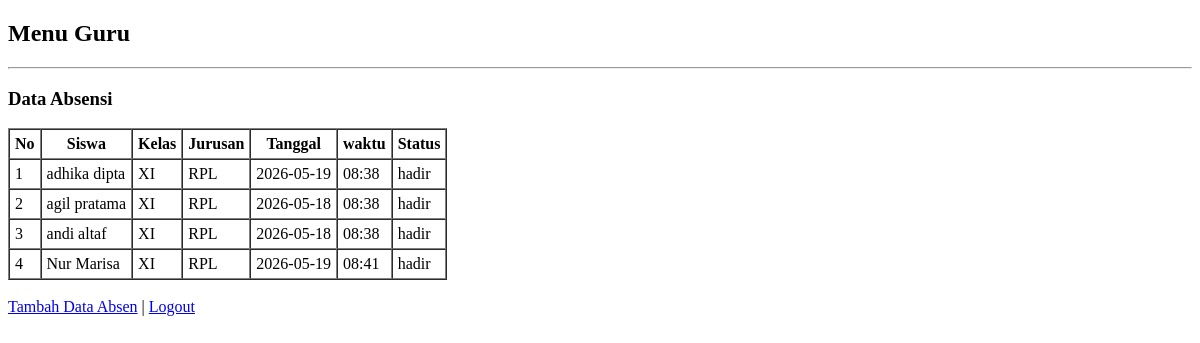
Page /guru/index.php on the earlier database version.
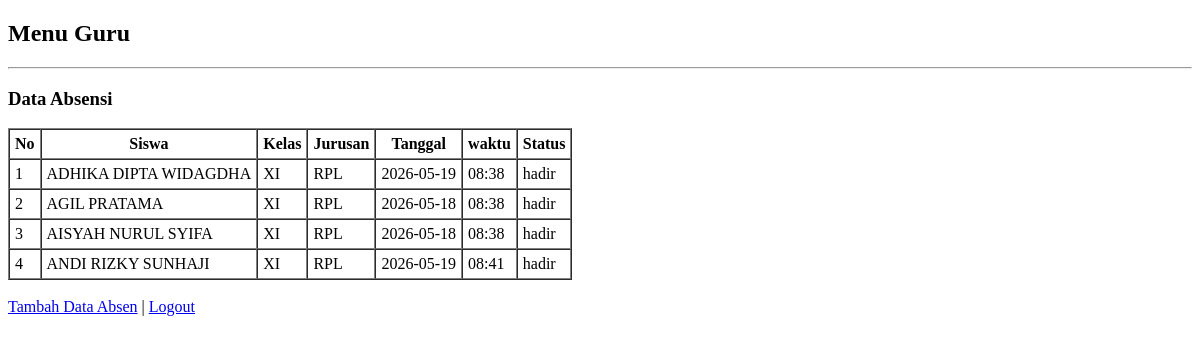
Same page on the later database version.
### tables this page shows
CREATE TABLE IF NOT EXISTS `absen` (
  `id_absen` int(11) NOT NULL,
  `id_siswa` int(11) NOT NULL,
  `id_jrs` int(11) NOT NULL,
  `id_kelas` int(11) NOT NULL,
  `tgl_absen` date NOT NULL,
  `waktu_absen` varchar(12) NOT NULL,
  `kehadiran` enum('hadir','sakit','izin','alpa') NOT NULL
);

CREATE TABLE IF NOT EXISTS `siswa` (
  `id_siswa` int(11) NOT NULL,
  `nm_siswa` varchar(25) NOT NULL,
  `nis_siswa` varchar(20) NOT NULL,
  `jk_siswa` enum('laki-laki','perempuan') NOT NULL,
  `tgl_lahir` date NOT NULL,
  `alamat_siswa` text NOT NULL,
  `no_telp_siswa` varchar(12) NOT NULL,
  `id_user` int(11) NOT NULL
);

CREATE TABLE IF NOT EXISTS `kelas` (
  `id_kelas` int(11) NOT NULL,
  `nama_kelas` varchar(10) NOT NULL,
  `id_user` int(11) NOT NULL
);

CREATE TABLE IF NOT EXISTS `jurusan` (
  `id_jrs` int(11) NOT NULL,
  `nm_jrs` varchar(10) NOT NULL,
  `id_user` int(11) NOT NULL
);

### guru/index.php (the view)
<?php
include "../koneksi.php";
$query = mysqli_query($conn, "SELECT a.id_absen, a.waktu_absen, s.nm_siswa, j.nm_jrs, k.nama_kelas, a.tgl_absen, a.kehadiran
    FROM absen a
    JOIN siswa s ON a.id_siswa = s.id_siswa
    JOIN jurusan j ON a.id_jrs = j.id_jrs
    JOIN kelas k ON a.id_kelas = k.id_kelas");
?>
<!DOCTYPE html>
<html>
<head><title>Dashboard Guru</title></head>
<body>
    <h2>Menu Guru</h2>
    <hr>
    <h3>Data Absensi</h3>
    <table border="1" cellspacing="0" cellpadding="5">
        <tr>
            <th>No</th>
            <th>Siswa</th>
            <th>Kelas</th>
            <th>Jurusan</th>
            <th>Tanggal</th>
            <th>waktu</th>
            <th>Status</th>
        </tr>
        <?php $no = 1;
        while($row = mysqli_fetch_assoc($query)): ?>
        <tr>
            <td><?= $no++ ?></td>
            <td><?= $row['nm_siswa']; ?></td>
            <td><?= $row['nama_kelas']; ?></td>
            <td><?= $row['nm_jrs']; ?></td>
            <td><?= $row['tgl_absen']; ?></td>
            <td><?= $row['waktu_absen']; ?></td>
            <td><?= $row['kehadiran']; ?></td>
        </tr>
        <?php endwhile; ?>
    </table>
    <br>
    <a href="tambah_data.php">Tambah Data Absen</a> |
    <a href="../index.php">Logout</a>
</body>
</html>

Differences in the rows shown:
changed through a linked row, absen: id_siswa.nm_siswa "adhika dipta" → "ADHIKA DIPTA WIDAGDHA"
changed through a linked row, absen: id_siswa.nm_siswa "agil pratama" → "AGIL PRATAMA"
changed through a linked row, absen: id_siswa.nm_siswa "andi altaf" → "AISYAH NURUL SYIFA"
changed through a linked row, absen: id_siswa.nm_siswa "Nur Marisa" → "ANDI RIZKY SUNHAJI"
